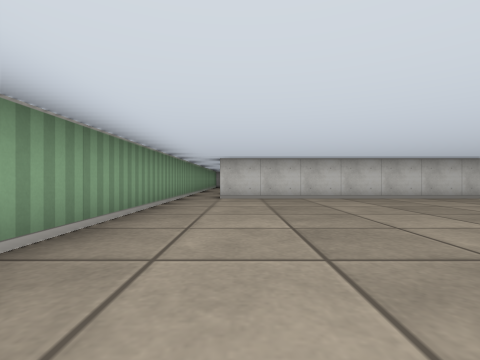
view 1 (above)

16 first-person views from a walk through a cub3D ray-caster map. The camera is about half as high as the walls, looks level and sees 85° across. The floor is counted in squares. Each view is taken from the middle of a square. On the plan, view 1 faces up. The plan holds only what a view shows up to about 9 squares ahead; the rest is blank.

view 2
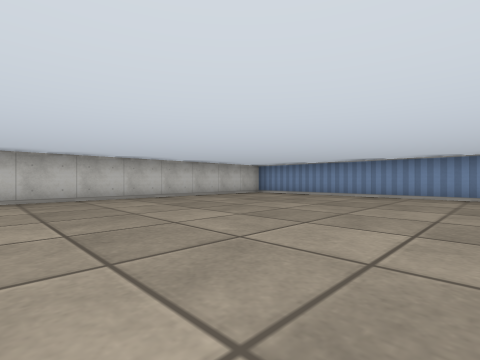

view 3
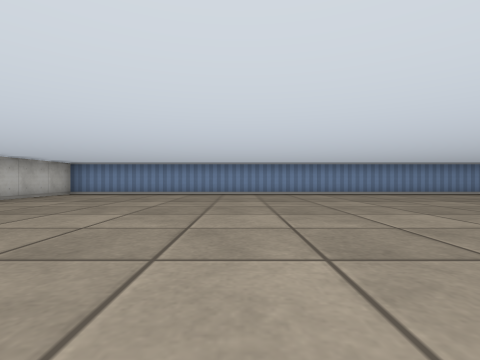

view 4
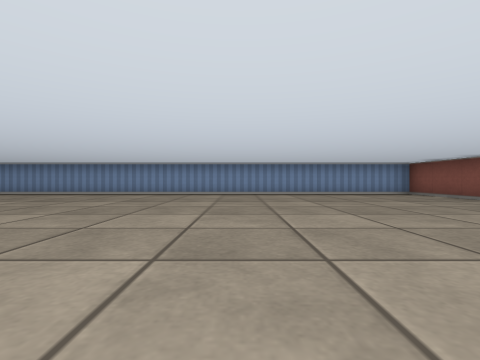

view 5
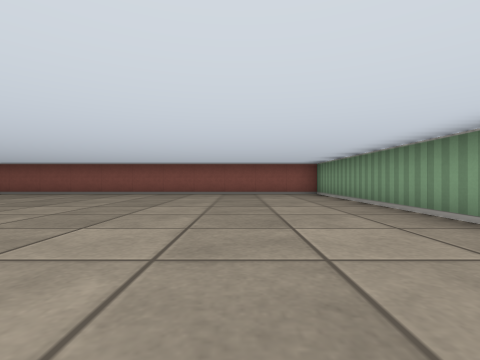

view 6
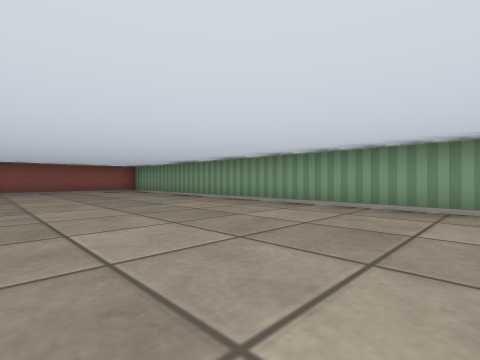

view 7
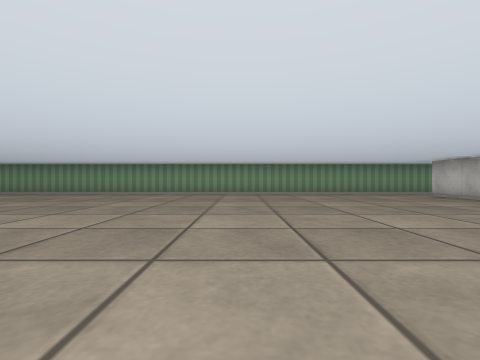

view 8
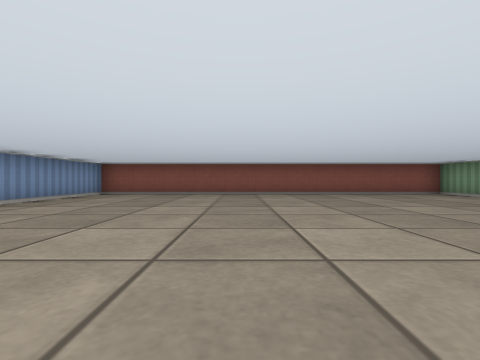

view 9
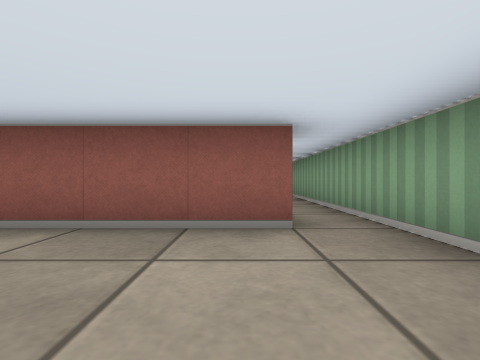

view 10
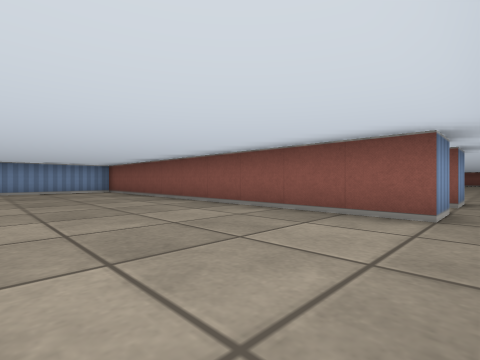

view 11
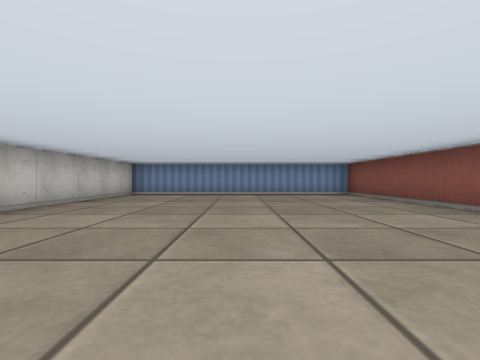

view 12
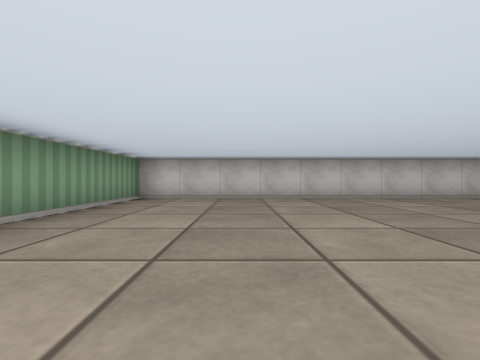

view 13
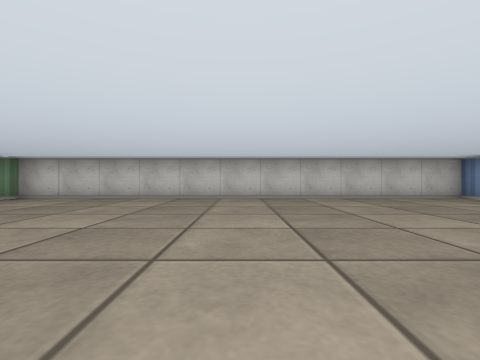

view 14
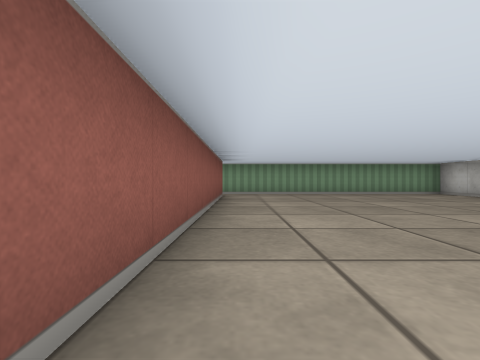

view 15
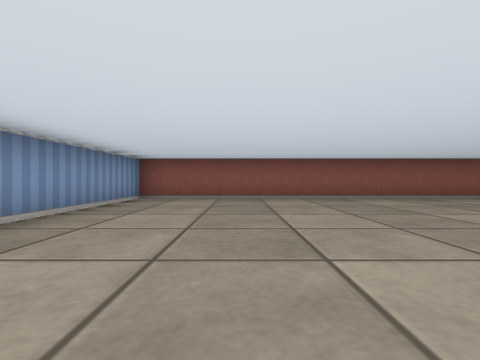

view 16
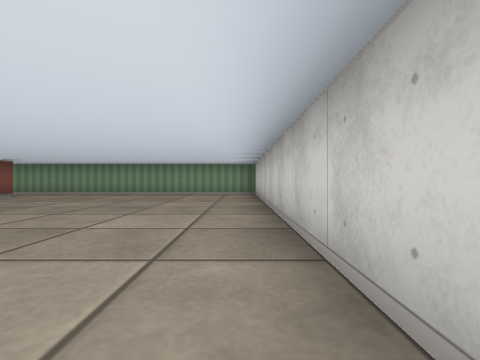

### Floor plan
Points are (right, up) in squares from view 1. A wall is a line through its corners. A room is listed if a view was taken in it or the views show most of it. See-through windows are left out.
Room 1 (views 1, 2, 3, 4, 5, 6, 7, 8)
walls: (-1.5, 6.5) (-1.5, -11.5) (9.5, -11.5) (9.5, 6.5) (-0.5, 6.5)
ways out: opening at (-1, 7)
Room 2 (views 9, 10, 11, 12, 13, 14, 15, 16)
walls: (-0.5, 9.5) (9.5, 9.5) (9.5, 16.5) (-1.5, 16.5) (-1.5, 9.5)
ways out: opening at (-1, 9)

Where each view was taken, in squares from view 1:
view 1: 0 up, 0 right, facing up
view 2: 0 up, 2 right, facing up-right
view 3: 1 up, 1 right, facing right
view 4: 6 down, 1 right, facing right
view 5: 3 down, 1 right, facing down
view 6: 1 down, 3 right, facing down-left
view 7: 1 up, 7 right, facing left
view 8: 3 down, 5 right, facing down
view 9: 12 up, 0 right, facing down
view 10: 13 up, 1 left, facing down-right
view 11: 13 up, 1 right, facing right
view 12: 10 up, 1 right, facing up
view 13: 10 up, 4 right, facing up
view 14: 10 up, 7 right, facing left
view 15: 16 up, 7 right, facing down
view 16: 16 up, 7 right, facing left
